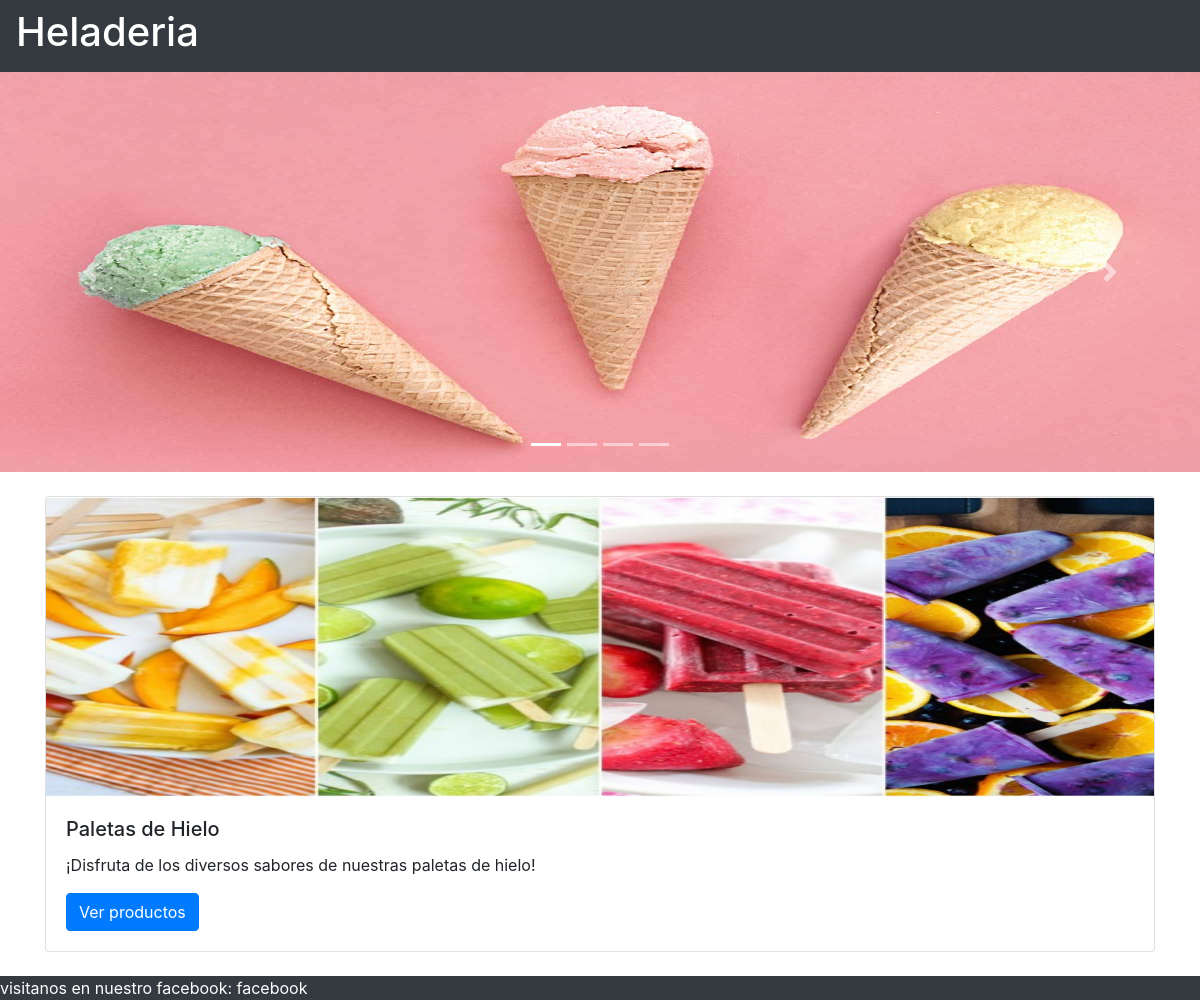
The page / on the database its author committed.
### tables this page shows
CREATE TABLE `categorias` (
  `idcategoria` int(11) NOT NULL,
  `nombre_categoria` varchar(20) NOT NULL,
  `descripcion` text DEFAULT NULL,
  `icono` varchar(200) NOT NULL,
  `productos` varchar(200) NOT NULL
);

### dao/select.php (called while the page is built, shortened)
<?php
function select($tabla,$fila){
    require('conexion/conectar.php');
if(empty($fila)){
    $sql = 'select * from '.$tabla.";";
}else{
    $sql = 'select * from '.$tabla." where idcategoria="."$fila".";";
}
return $datos = mysqli_query($conn,$sql);
}
?>

### catalogo_categorias/cards.php (the view)
<?php
require("dao/select.php");
$contador = 0;
$consulta = select('categorias',null);
$tamaño =  mysqli_num_rows($consulta);
if($tamaño>0){
    echo("<div class='container'>");
    while($row = mysqli_fetch_assoc($consulta)){
        $contador=$contador+1;
        $idcat = $row['idcategoria'];
        $categoria = $row['nombre_categoria'];
        $descripcion = $row['descripcion'];
        $icono = $row['icono'];
        $link = $row['productos'];
        if($contador==1){
            echo("<div class='row'>");
        }
        echo("
            <div class='col'>
             <div class='card'>
                <img src='$icono' height= '300px' class='card-img-top'>
            <div class='card-body'>
                <h5 class='card-title'>$categoria</h5>
                <p class='card-text'>$descripcion</p>
                <a href='$link?id=$idcat' class='btn btn-primary'>Ver productos</a>
            </div>
        </div>
            </div>
        ");
        if($contador==3 || $contador==$tamaño){
            echo("</div><br>");
            $contador=0;
        }
    }
    echo("</div>");
}
?>

### css/estilo.css (style rules this page uses)
body { background-image: url("../images/helado.jpg"); }
a { color: white; text-decoration: none; }

### rows shown on the page
categorias: icono (picture), nombre_categoria "Paletas de Hielo", descripcion "¡Disfruta de los diversos sabores de nuestras paletas de hielo!"
